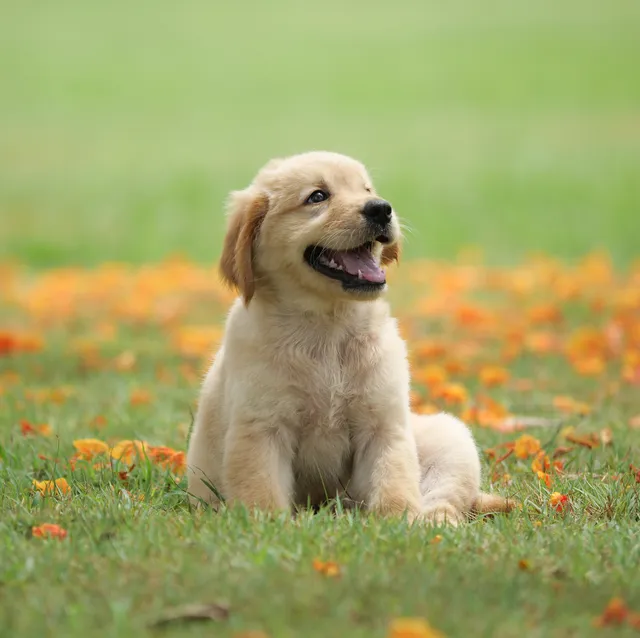
#> input picture tests/test_files/dog.webp, 640 x 638 px
$ jupyter execute create_test_images.ipynb   (shell and % lines are left out)
#> lines starting #> are read from the running program, lines starting #| are printed output that depends on the picture
[cell 1]

import json
import os

import cv2 as cv
import matplotlib.pyplot as plt
import numpy as np

[cell 2]
new_image = np.zeros((200,200,3),dtype=int)

[cell 3]
new_image[:100, :100] = np.array([255,0,0])
new_image[:100, 100:] = np.array([0,255,0])
new_image[100:, 100:] = np.array([0,0,255])

[cell 4]
plt.imshow(new_image)
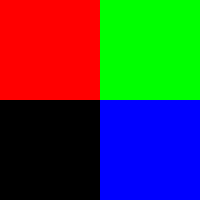
#> shown: shape (200, 200, 3); mean R, G, B 63.8, 63.8, 63.8

[cell 5]
out_path = "test_image"
cv.imwrite(out_path+".tif", new_image)
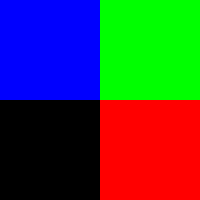
#> saved as test_image.tif: shape (200, 200, 3) int64; mean B, G, R 63.8, 63.8, 63.8
cv.imwrite(out_path+".tiff", new_image)

[cell 6]
dog_img = cv.imread("dog.webp")
#> dog_img is the input picture: shape (638, 640, 3); mean B, G, R 102.2, 164.3, 161.7
dog_img = cv.cvtColor(dog_img, code=cv.COLOR_BGR2RGB)
cv.imwrite("dog.tif", dog_img)
#> Out = True
